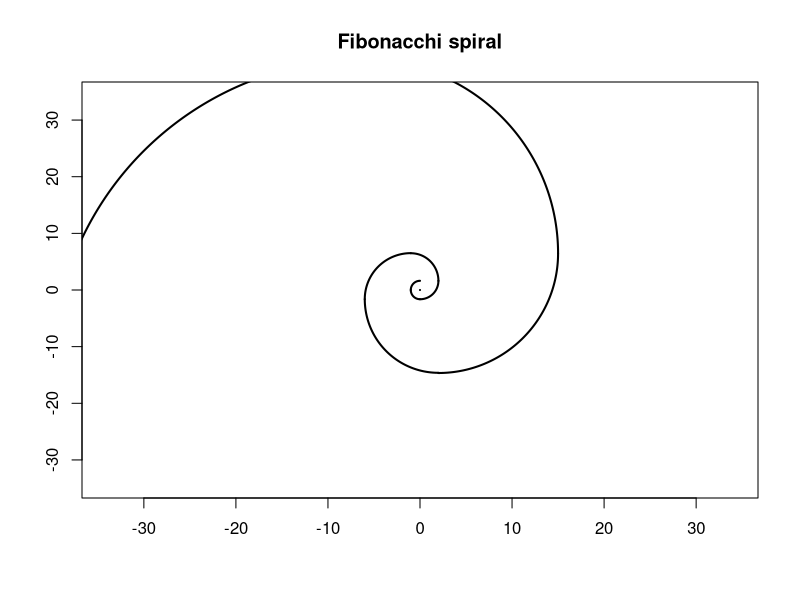

Generate this figure with R:
## ---- chunk 1
library("shape")
plot_fib <- function(x){
  plot(-max(x):max(x),
       -max(x):max(x),
       type="n",xlab="",ylab="",main="Fibonacchi spiral") #empty plot
  #x-coordinate for the center of the circle
  # (?, x axis_right , ?, ?)
  x.coor <- c(0,0,cumsum(x*rep(c(1,0,-1,0),length=length(x)))) 
  #y-coordinate for the center of the circle
  # (?, y axis_up after 2nd , axis up after 3rd, ?)
  phi <- (1+ sqrt(5))/2
  y.coor <- c(0,0,cumsum(x*rep(c(0, phi, 0, -phi),length=length(x)))) 
  a1 <- 0:length(x)*pi/2 #angle start
  a2 <- 1:(length(x)+1)*pi/2 #angle end 
  for (i in 1:length(x)){
    #plot the quartercircles
    plotcircle(r = x[i], mid = c(x.coor[i],y.coor[i]), 
               from = a1[i], to = a2[i]) 
  }
}
a <- c(1,0,-1,0)
rep(a)*2
fibonacci <- function(n) { #function to generate Fibonacci numbers
  if (is.nan(n)){
    return("n can't be NAN")
    break
  }
  if (n==1) {
    x <- 0
  } else {
    x <- c(0,1)
    while (length(x) < n) {
      position <- length(x)
      new <- x[position] + x[position-1]
      x <- c(x,new)
    }
  }
  plot_fib(x)
  return(x)
}
fibonacci(10)
fibonacci(log(-1))
